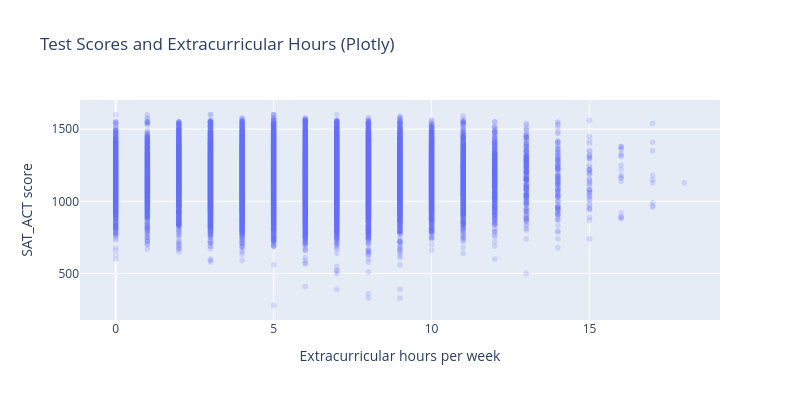

Here is the notebook cell this chart was saved with:
### Code cell
# Task 03: Test scores and extracurricular hours
# 3.1 Matplotlib scatter plot
plt.figure(figsize=(8, 4))
plt.scatter(df["Extracurricular_Hours"], df["SAT_ACT"], alpha=0.2)
plt.title("Test Scores and Extracurricular Hours (Matplotlib)")
plt.xlabel("Extracurricular hours per week")
plt.ylabel("SAT_ACT score")
plt.show()

# 3.2 Seaborn scatter plot
plt.figure(figsize=(8, 4))
sns.scatterplot(data=df, x="Extracurricular_Hours", y="SAT_ACT", alpha=0.2)
plt.title("Test Scores and Extracurricular Hours (Seaborn)")
plt.xlabel("Extracurricular hours per week")
plt.ylabel("SAT_ACT score")
plt.show()

# 3.3 Plotly scatter plot
fig = px.scatter(df, x="Extracurricular_Hours", y="SAT_ACT", opacity=0.2,
                 labels={"Extracurricular_Hours": "Extracurricular hours per week",
                         "SAT_ACT": "SAT_ACT score"},
                 title="Test Scores and Extracurricular Hours (Plotly)",
                 width=800, height=400)
fig.show()

# Show average scores by hour
print(df.groupby("Extracurricular_Hours")["SAT_ACT"].mean().round(1))

### Figure 1 — Plotly figure (JSON) as saved in the notebook; plotly's stock layout.template omitted (floating-point values rounded to 4 significant figures; data arrays with more than 128 entries replaced by an {"elided": "..."} marker saying what was removed)
{"data": [{"hovertemplate": "Extracurricular hours per week=%{x}<br>SAT_ACT score=%{y}<extra></extra>", "legendgroup": "", "marker": {"color": "#636efa", "opacity": 0.2, "symbol": "circle"}, "mode": "markers", "name": "", "showlegend": false, "type": "scattergl", "x": {"elided": "17339 int values"}, "xaxis": "x", "y": {"elided": "17339 int values"}, "yaxis": "y"}], "layout": {"height": 400, "legend": {"tracegroupgap": 0}, "title": {"text": "Test Scores and Extracurricular Hours (Plotly)"}, "width": 800, "xaxis": {"anchor": "y", "domain": [0, 1], "title": {"text": "Extracurricular hours per week"}}, "yaxis": {"anchor": "x", "domain": [0, 1], "title": {"text": "SAT_ACT score"}}}}
